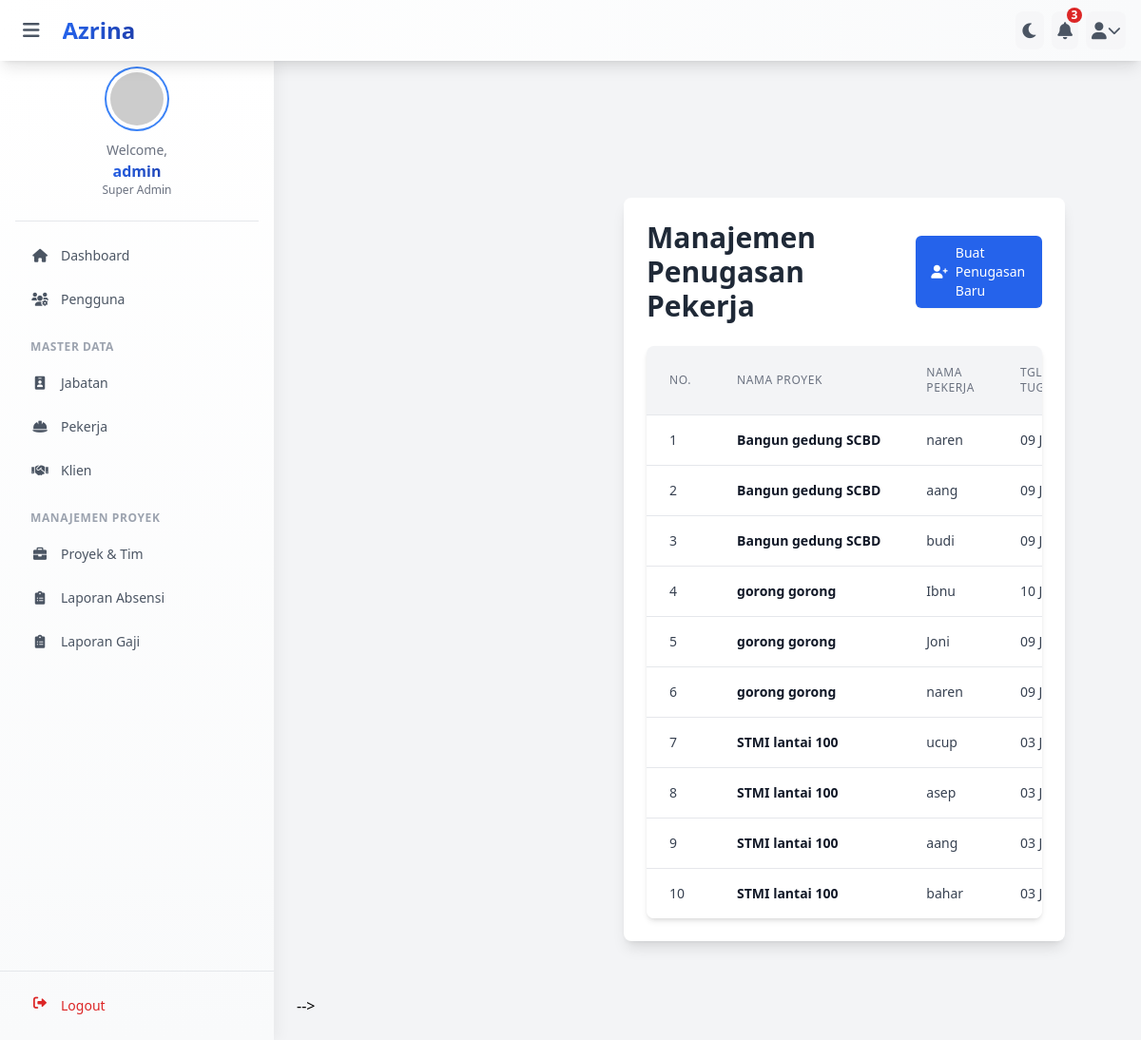
Screenshot of /penugasan/index.php (signed in) with the database file from the repository.
### tables this page shows
CREATE TABLE `proyek_pekerja` (
  `id_penugasan` int(11) NOT NULL,
  `id_projek` int(11) NOT NULL,
  `id_pekerja` int(11) NOT NULL,
  `tanggal_mulai_penugasan` date NOT NULL,
  `tanggal_akhir_penugasan` date DEFAULT NULL,
  `is_active` tinyint(1) NOT NULL DEFAULT 1,
  `created_by_mandor_id` int(11) DEFAULT NULL COMMENT 'Mandor yang menugaskan pekerja ini',
  `created_at` timestamp NOT NULL DEFAULT current_timestamp()
);

CREATE TABLE `projek` (
  `id_projek` int(11) NOT NULL,
  `id_klien` int(11) NOT NULL,
  `namaprojek` varchar(150) NOT NULL,
  `id_mandor_pekerja` int(11) NOT NULL COMMENT 'FK ke id_pekerja, mandor utama proyek ini',
  `jenisprojek` varchar(100) DEFAULT NULL,
  `status` enum('planning','active','completed') NOT NULL,
  `lokasi` text DEFAULT NULL,
  `tanggal_mulai_projek` date DEFAULT NULL,
  `tanggal_selesai_projek` date DEFAULT NULL
);

CREATE TABLE `pekerja` (
  `id_pekerja` int(11) NOT NULL,
  `namapekerja` varchar(100) NOT NULL,
  `id_jabatan` int(11) NOT NULL,
  `no_hp` varchar(20) DEFAULT NULL,
  `no_rek` varchar(30) DEFAULT NULL,
  `is_active` tinyint(1) NOT NULL DEFAULT 1
);

### penugasan/index.php (the view, shortened to what this page needs)
<!-- <?php
require_once '../config.php';
$user_role = $_SESSION['role'];
$query_penugasan = "SELECT
                        pp.id_penugasan,
                        pr.namaprojek,
                        pek.namapekerja AS nama_pekerja_ditugaskan,
                        pp.tanggal_mulai_penugasan,
                        pp.tanggal_akhir_penugasan,
                        pp.is_active AS status_penugasan,
                        mandor_penugas.namapekerja AS nama_mandor_penugas
                    FROM proyek_pekerja pp
                    INNER JOIN projek pr ON pp.id_projek = pr.id_projek
                    INNER JOIN pekerja pek ON pp.id_pekerja = pek.id_pekerja
                    LEFT JOIN users u_mandor ON pp.created_by_mandor_id = u_mandor.id_user
                    LEFT JOIN pekerja mandor_penugas ON u_mandor.id_pekerja_ref = mandor_penugas.id_pekerja
                    ORDER BY pr.namaprojek ASC, pp.tanggal_mulai_penugasan DESC";
$result_penugasan = mysqli_query($koneksi, $query_penugasan);
require_once '../includes/header.php';
if ($user_role == 'super_admin') {
    require_once '../includes/sidebar_super_admin.php';
} elseif ($user_role == 'admin') {
    require_once '../includes/sidebar_admin.php';
}
?>
<main class="content-wrapper mt-16 md:ml-72">
    <div class="max-w-full mx-auto p-4 sm:p-6 lg:p-8">
        <div class="bg-white dark:bg-gray-800 rounded-lg shadow-lg p-6">
            <div class="flex flex-col sm:flex-row justify-between items-start sm:items-center mb-6">
                <h1 class="text-2xl sm:text-3xl font-bold text-gray-800 dark:text-white">
                    Manajemen Penugasan Pekerja
                </h1>
                <a href="<?php echo BASE_URL; ?>penugasan/tambah.php"
                   class="mt-3 sm:mt-0 inline-flex items-center px-4 py-2 bg-blue-600 hover:bg-blue-700 text-white text-sm font-medium rounded-md shadow-sm transition duration-150 ease-in-out">
                    <i class="fas fa-user-plus fa-fw mr-2"></i> Buat Penugasan Baru
                </a>
            </div>
            <div class="overflow-x-auto shadow-md rounded-lg">
                <table class="min-w-full divide-y divide-gray-200 dark:divide-gray-700">
                    <thead class="bg-gray-100 dark:bg-gray-700">
                        <tr>
                            <th scope="col" class="px-6 py-3 text-left text-xs font-medium text-gray-500 dark:text-gray-300 uppercase tracking-wider">No.</th>
                            <th scope="col" class="px-6 py-3 text-left text-xs font-medium text-gray-500 dark:text-gray-300 uppercase tracking-wider">Nama Proyek</th>
                            <th scope="col" class="px-6 py-3 text-left text-xs font-medium text-gray-500 dark:text-gray-300 uppercase tracking-wider">Nama Pekerja</th>
                            <th scope="col" class="px-6 py-3 text-left text-xs font-medium text-gray-500 dark:text-gray-300 uppercase tracking-wider">Tgl Mulai Tugas</th>
                        </tr>
                    </thead>
                    <tbody class="bg-white dark:bg-gray-800 divide-y divide-gray-200 dark:divide-gray-700">
                        <?php if ($result_penugasan && mysqli_num_rows($result_penugasan) > 0) : ?>
                            <?php $nomor = 1; ?>
                            <?php while ($tugas = mysqli_fetch_assoc($result_penugasan)) : ?>
                                <tr class="hover:bg-gray-50 dark:hover:bg-gray-600/50 transition-colors duration-150">
                                    <td class="px-6 py-4 whitespace-nowrap text-sm text-gray-700 dark:text-gray-200"><?php echo $nomor++; ?></td>
                                    <td class="px-6 py-4 whitespace-nowrap text-sm font-semibold text-gray-900 dark:text-white"><?php echo htmlspecialchars($tugas['namaprojek']); ?></td>
                                    <td class="px-6 py-4 whitespace-nowrap text-sm text-gray-700 dark:text-gray-200"><?php echo htmlspecialchars($tugas['nama_pekerja_ditugaskan']); ?></td>
                                    <td class="px-6 py-4 whitespace-nowrap text-sm text-gray-700 dark:text-gray-200"><?php echo $tugas['tanggal_mulai_penugasan'] ? date('d M Y', strtotime($tugas['tanggal_mulai_penugasan'])) : '-'; ?></td>
                                </tr>
                            <?php endwhile; ?>
                        <?php endif; ?>
                    </tbody>
                </table>
            </div>
        </div>
    </div>
</main>
?> -->

### assets/css/style.css (style rules this page uses)
* { margin: 0; padding: 0; box-sizing: border-box; }
body { transition: padding-left 0.3s ease-in-out; }
.content-wrapper { transition: margin-left 0.3s ease-in-out; margin-top: 4rem; padding: 1.5rem; }
@media (min-width: 768px) { .content-wrapper { margin-left: 18rem; } }

### includes/header.php (style rules this page uses)
body { transition: background-color 0.5s ease-in-out; }
* { transition: background-color 0.3s ease-in-out, border-color 0.3s ease-in-out, color 0.3s ease-in-out; }

### rows the page displays
proyek_pekerja: id_projek.namaprojek "Bangun gedung SCBD", id_pekerja.namapekerja "naren", tanggal_mulai_penugasan "09…"
proyek_pekerja: id_projek.namaprojek "Bangun gedung SCBD", id_pekerja.namapekerja "aang", tanggal_mulai_penugasan "09…"
proyek_pekerja: id_projek.namaprojek "Bangun gedung SCBD", id_pekerja.namapekerja "budi", tanggal_mulai_penugasan "09…"
proyek_pekerja: id_projek.namaprojek "gorong gorong", id_pekerja.namapekerja "Ibnu", tanggal_mulai_penugasan "10…"
proyek_pekerja: id_projek.namaprojek "gorong gorong", id_pekerja.namapekerja "Joni", tanggal_mulai_penugasan "09…"
proyek_pekerja: id_projek.namaprojek "gorong gorong", id_pekerja.namapekerja "naren", tanggal_mulai_penugasan "09…"
proyek_pekerja: id_projek.namaprojek "STMI lantai 100", id_pekerja.namapekerja "ucup", tanggal_mulai_penugasan "03…"
proyek_pekerja: id_projek.namaprojek "STMI lantai 100", id_pekerja.namapekerja "asep", tanggal_mulai_penugasan "03…"
proyek_pekerja: id_projek.namaprojek "STMI lantai 100", id_pekerja.namapekerja "aang", tanggal_mulai_penugasan "03…"
proyek_pekerja: id_projek.namaprojek "STMI lantai 100", id_pekerja.namapekerja "bahar", tanggal_mulai_penugasan "03…"

### other values shown
str_replace('_', ' ', $_SESSION['role']) "Super Admin"
